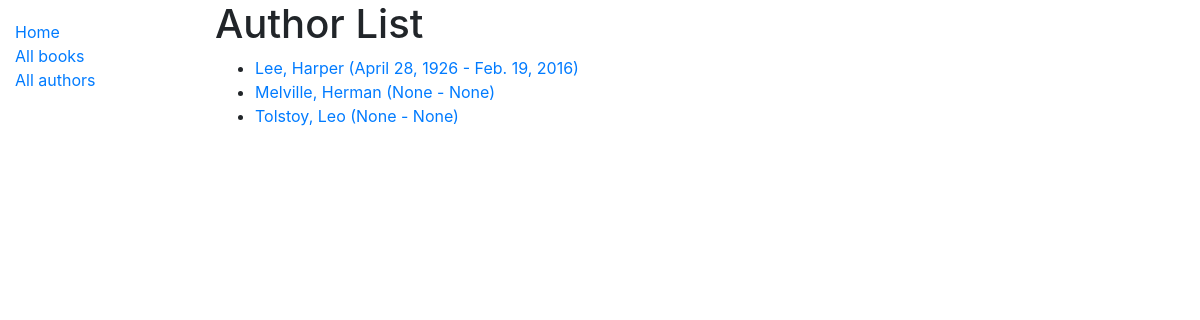
Screenshot of /catalog/authors/ with the database file from the repository.
### catalog/models.py (models this page shows)
class Author(models.Model):
    first_name = models.CharField(max_length=100)
    last_name = models.CharField(max_length=100)
    date_of_birth = models.DateField(null=True, blank=True)
    date_of_death = models.DateField('Died', null=True, blank=True)
    class Meta:
        ordering = ['last_name', 'first_name']
    def get_absolute_url(self):
        return reverse('author-detail', args=[str(self.id)])
    def __str__(self):
        return f'{self.last_name}, {self.first_name}'

### catalog/views.py (the view)
# urls.py: path('authors/', views.AuthorListView.as_view(), name='authors'),
class AuthorListView(generic.ListView):
    model = Author
    paginate_by = 10

### catalog/templates/catalog/author_list.html
{% extends "base_generic.html" %}
{% block content %}
    <h1>Author List</h1>
    {% if author_list %}
    <ul>
        {% for author in author_list %}
            <li>
                <a href="{{ author.get_absolute_url }}">{{ author }} ({{ author.date_of_birth }} - {{ author.date_of_death }})</a>
            </li>
        {% endfor %}
    </ul>
    {% else %}
        <p>There are no authors available.</p>
    {% endif %}
{% endblock %}

### rows the page displays
Author: last_name+first_name "Lee, Harper", date_of_birth "April 28, 1926", date_of_death "Feb. 19, 2016"
Author: last_name+first_name "Melville, Herman", date_of_birth "None", date_of_death "None"
Author: last_name+first_name "Tolstoy, Leo", date_of_birth "None", date_of_death "None"
